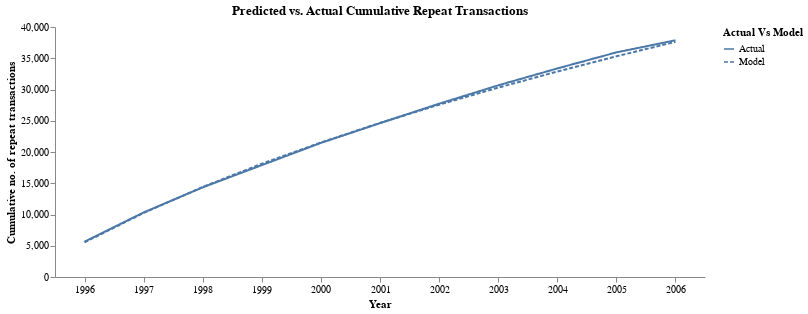

Here is the notebook cell this chart was saved with:
### Code cell
(
    alt.Chart(cum_repeat).mark_line().encode(
        x=alt.X('Year', axis=alt.Axis(labelAngle=0)),
        y=alt.Y('Repeat Trans', title='Cumulative no. of repeat transactions'),
        strokeDash='Actual Vs Model'
    ).properties(
            width=650,
            height=250,
            title='Predicted vs. Actual Cumulative Repeat Transactions'
    ).configure_view(stroke=None).configure_axisY(grid=False).configure_axisX(grid=False)  
)

### Figure 1 — Vega-Lite specification as saved in the notebook (floating-point values rounded to 4 significant figures)
{"$schema": "https://vega.github.io/schema/vega-lite/v5.20.1.json", "config": {"axisX": {"grid": false}, "axisY": {"grid": false}, "view": {"continuousHeight": 300, "continuousWidth": 300, "stroke": null}}, "data": {"name": "data-e72d163db56a537ebb7e68e622e62c12"}, "datasets": {"data-e72d163db56a537ebb7e68e622e62c12": [{"Actual Vs Model": "Actual", "Repeat Trans": 5652, "Year": "1996"}, {"Actual Vs Model": "Actual", "Repeat Trans": 10326, "Year": "1997"}, {"Actual Vs Model": "Actual", "Repeat Trans": 14345, "Year": "1998"}, {"Actual Vs Model": "Actual", "Repeat Trans": 17897, "Year": "1999"}, {"Actual Vs Model": "Actual", "Repeat Trans": 21452, "Year": "2000"}, {"Actual Vs Model": "Actual", "Repeat Trans": 24615, "Year": "2001"}, {"Actual Vs Model": "Actual", "Repeat Trans": 27725, "Year": "2002"}, {"Actual Vs Model": "Actual", "Repeat Trans": 30663, "Year": "2003"}, {"Actual Vs Model": "Actual", "Repeat Trans": 33366, "Year": "2004"}, {"Actual Vs Model": "Actual", "Repeat Trans": 35939, "Year": "2005"}, {"Actual Vs Model": "Actual", "Repeat Trans": 37875, "Year": "2006"}, {"Actual Vs Model": "Model", "Repeat Trans": 5536.0, "Year": "1996"}, {"Actual Vs Model": "Model", "Repeat Trans": 10250.0, "Year": "1997"}, {"Actual Vs Model": "Model", "Repeat Trans": 14400.0, "Year": "1998"}, {"Actual Vs Model": "Model", "Repeat Trans": 18130.0, "Year": "1999"}, {"Actual Vs Model": "Model", "Repeat Trans": 21520.0, "Year": "2000"}, {"Actual Vs Model": "Model", "Repeat Trans": 24650.0, "Year": "2001"}, {"Actual Vs Model": "Model", "Repeat Trans": 27570.0, "Year": "2002"}, {"Actual Vs Model": "Model", "Repeat Trans": 30300.0, "Year": "2003"}, {"Actual Vs Model": "Model", "Repeat Trans": 32870.0, "Year": "2004"}, {"Actual Vs Model": "Model", "Repeat Trans": 35310.0, "Year": "2005"}, {"Actual Vs Model": "Model", "Repeat Trans": 37630.0, "Year": "2006"}]}, "encoding": {"strokeDash": {"field": "Actual Vs Model", "type": "nominal"}, "x": {"axis": {"labelAngle": 0}, "field": "Year", "type": "nominal"}, "y": {"field": "Repeat Trans", "title": "Cumulative no. of repeat transactions", "type": "quantitative"}}, "height": 250, "mark": {"type": "line"}, "title": "Predicted vs. Actual Cumulative Repeat Transactions", "width": 650}
